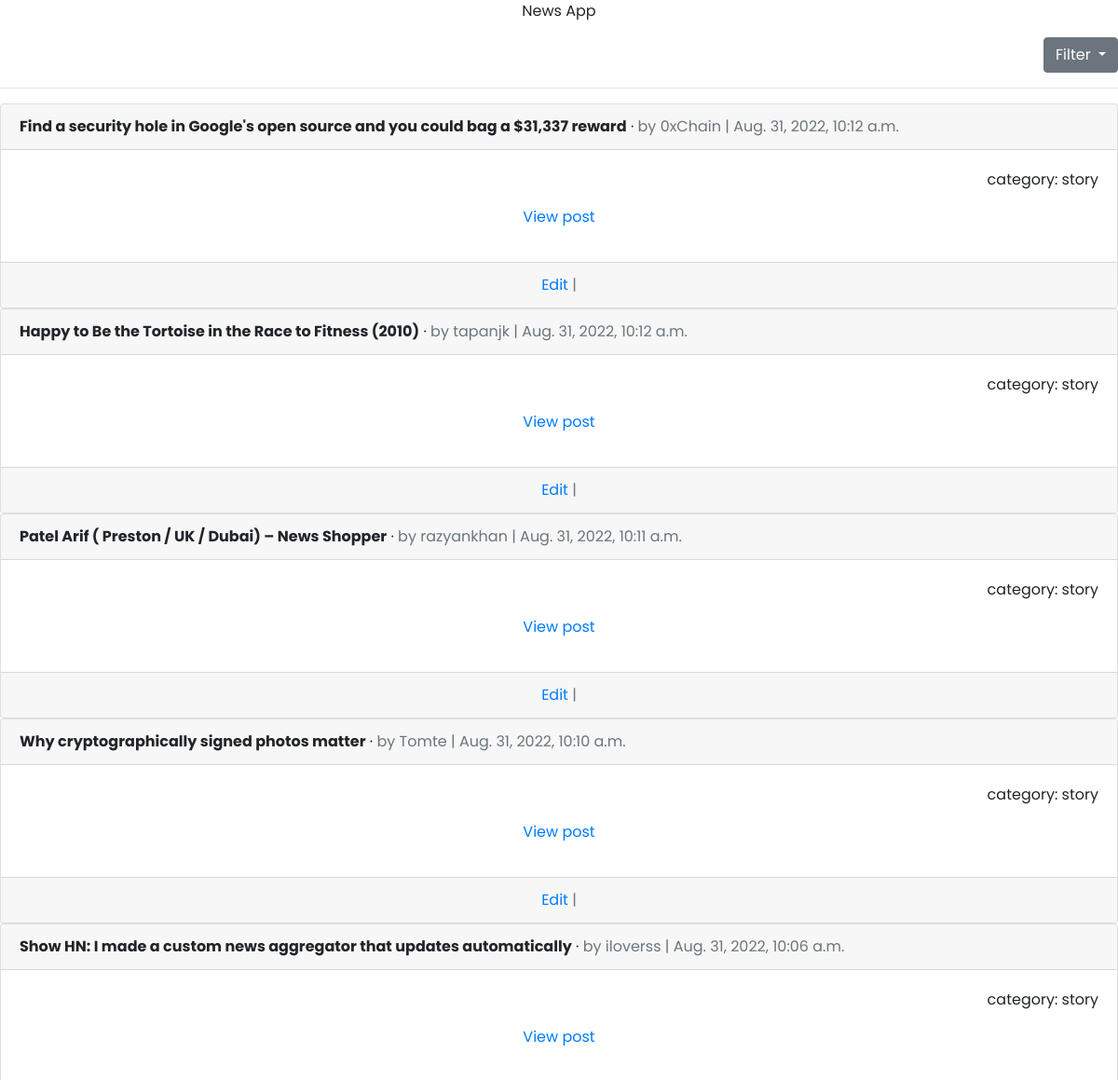
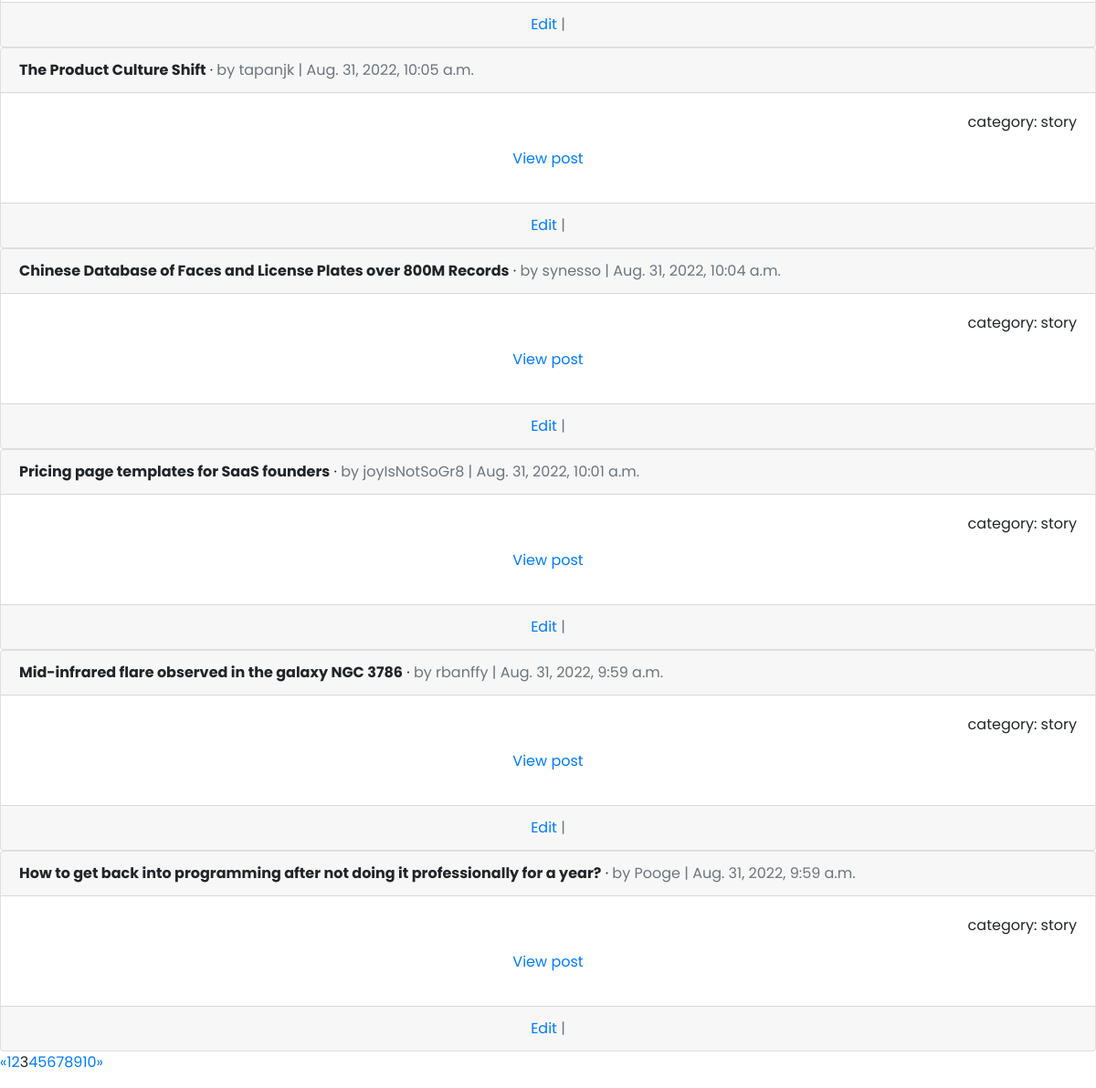
The app's page /news/story/?page=3 with its own data (2 pictures, top to bottom).
### apiapp/models.py (models this page shows, shortened)
class News(models.Model):
    title = models.CharField(max_length=200, blank = True, null = True)
    hackernews_id = models.BigIntegerField(unique=True, primary_key=True)
    time = UCDateTimeField(default=datetime.now)
    category = models.CharField(max_length=50, blank = True, null = True)
    post_url = models.CharField(max_length=200, blank = True, null = True, default='http://stoplight.io/prism/')
    author = models.CharField(max_length=50, blank = True, null = True)
    path = models.CharField(max_length=50, blank = True, null = True, default='user')

### apiapp/views.py (the view)
# urls.py: path('story/', story, name='story'),
def story(request):
    all_posts = News.objects.all().order_by('-time')
    filter_posts = News.objects.filter(category='story').all().order_by('-time')
    page = request.GET.get('page', 1)
    paginator = Paginator(filter_posts, 10)
    try:
        posts = paginator.page(page)
    except PageNotAnInteger:
        posts = paginator.page(1)
    except EmptyPage:
        posts = paginator.page(paginator.num_pages)
    return render(request, 'news_api/story.html', {"posts": posts})

### templates/news_api/story.html (shortened to what this page needs)
{% extends 'news_api/base.html' %}
{% block content %}
<p class="text-center">News App</p>
<div class="dropdown text-right">
  <button class="btn btn-secondary dropdown-toggle" type="button" data-toggle="dropdown" aria-expanded="false">
    Filter
  </button>
</div>
<hr>
{% for post in posts %}
  <div class="card">
    <div class="card-header">
      <span class="font-weight-bold">{{ post.title }}</span> &middot;
      <span class="text-muted">by {{ post.author }} |
      {{ post.time }}</span>
    </div>
    <div class="card-body">
      <p class="text-right"> category: {{ post.category }}</p>
      <p class="text-center"><a href="{{ post.post_url }}">View post</a></p>
    </div>
    <div class="card-footer text-center text-muted">
        <a href="{% url 'post_edit' post.pk %}">Edit</a> |
    </div>
  </div>
{% endfor %}
{% if posts.has_other_pages %}
  <ul class="pagination">
    {% if posts.has_previous %}
      <li><a href="?page={{ users.previous_page_number }}">&laquo;</a></li>
    {% else %}
      <li class="disabled"><span>&laquo;</span></li>
    {% endif %}
    {% for i in posts.paginator.page_range %}
      {% if posts.number == i %}
        <li class="active"><span>{{ i }} <span class="sr-only">(current)</span></span></li>
      {% else %}
        <li><a href="?page={{ i }}">{{ i }}</a></li>
      {% endif %}
    {% endfor %}
    {% if posts.has_next %}
      <li><a href="?page={{ users.next_page_number }}">&raquo;</a></li>
    {% else %}
      <li class="disabled"><span>&raquo;</span></li>
    {% endif %}
  </ul>
{% endif %}
{% endblock content %}

### templates/news_api/base.html (style rules this page uses)
body { font-family:'Poppins'; }

### records on screen
News: title "Find a security hole in Google's open source and you could bag a $31,337 reward", author "0xChain", time "Aug. 31, 2022, 10:12 a.m.", category "story"
News: title "Happy to Be the Tortoise in the Race to Fitness (2010)", author "tapanjk", time "Aug. 31, 2022, 10:12 a.m.", category "story"
News: title "Patel Arif ( Preston / UK / Dubai) – News Shopper", author "razyankhan", time "Aug. 31, 2022, 10:11 a.m.", category "story"
News: title "Why cryptographically signed photos matter", author "Tomte", time "Aug. 31, 2022, 10:10 a.m.", category "story"
News: title "Show HN: I made a custom news aggregator that updates automatically", author "iloverss", time "Aug. 31, 2022, 10:06 a.m.", category "story"
News: title "The Product Culture Shift", author "tapanjk", time "Aug. 31, 2022, 10:05 a.m.", category "story"
News: title "Chinese Database of Faces and License Plates over 800M Records", author "synesso", time "Aug. 31, 2022, 10:04 a.m.", category "story"
News: title "Pricing page templates for SaaS founders", author "joyIsNotSoGr8", time "Aug. 31, 2022, 10:01 a.m.", category "story"
News: title "Mid-infrared flare observed in the galaxy NGC 3786", author "rbanffy", time "Aug. 31, 2022, 9:59 a.m.", category "story"
News: title "How to get back into programming after not doing it professionally for a year?", author "Pooge", time "Aug. 31, 2022, 9:59 a.m.", category "story"

### other values on screen
{{ i }} "1" "2" "4" "5" "6" "7" "8" "9" "10"
{{ i }} "3"
